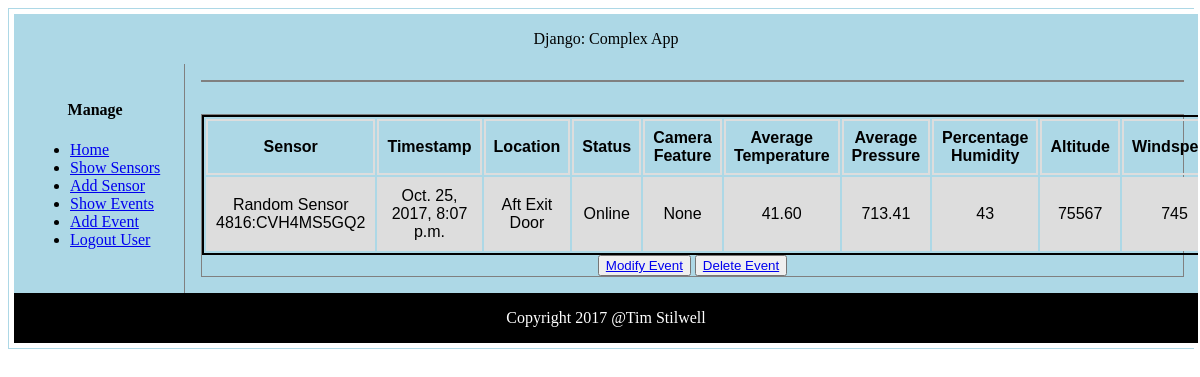
The app's page /complex/events/1/, older data.
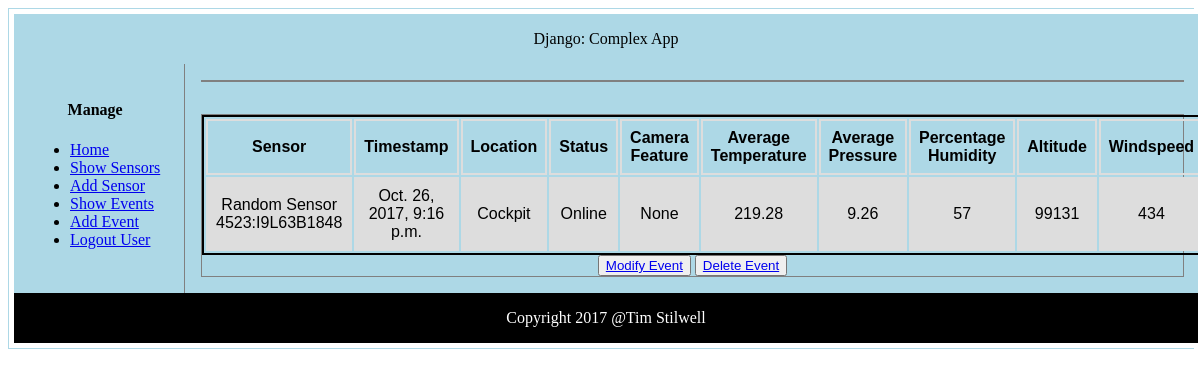
The same page, newer data.
### complex/models.py (models this page shows, shortened)
class Event(models.Model):
    NOSE = 0
    COCKPIT = 1
    FORE_DOOR = 2
    PORT_WING_TIP = 3
    PORT_WING = 4
    STARBOARD_WING_TIP = 5
    STARBOARD_WING = 6
    AFT_DOOR = 7
    TAIL = 8
    LOCATIONS = (
        (NOSE, 'Nose'),
        (COCKPIT, 'Cockpit'),
        (FORE_DOOR, 'Fore Exit Door'),
        (PORT_WING_TIP, 'Port Wing Tip'),
        (PORT_WING, 'Port Wing'),
        (STARBOARD_WING_TIP, 'Starboard Wing Tip'),
        (STARBOARD_WING, 'Starboard Wing'),
        (AFT_DOOR, 'Aft Exit Door'),
        (TAIL, 'Tail')
    )
    ONLINE = 100
    CLIMATE_FAULT = 101
    CAMERA_FAULT = 102
    LOW_POWER = 103
    STATUS = (
        (ONLINE, 'Online'),
        (CLIMATE_FAULT, 'Climate Fault'),
        (CAMERA_FAULT, 'Camera Fault'),
        (LOW_POWER, 'Low Power')
    )
    NA = 200
    LENS = 201
    GLARE = 202
    MEMORY_FULL = 203
    CAMERA = (
        (NA, 'N/A'),
        (LENS, 'Lens Obscured'),
        (GLARE, 'Contrast Too High'),
        (MEMORY_FULL, 'Memory Full')
    )
    sensor = models.ForeignKey(Sensor)
    timestamp = models.DateTimeField()
    location = models.SmallIntegerField(choices=LOCATIONS,
                                        default=COCKPIT)
    status = models.SmallIntegerField(choices=STATUS,
                                      default=ONLINE)
    camera = models.SmallIntegerField(choices=CAMERA,
                                      default=NA)
    avg_temp = models.DecimalField(max_digits=5,
                                   decimal_places=2,
                                   default=Decimal('0.00'))
    avg_pressure = models.DecimalField(max_digits=5,
                                       decimal_places=2,
                                       default=Decimal('0.00'))
    pct_humidity = models.PositiveIntegerField(default=0)
    altitude = models.PositiveIntegerField(default=0)
    windspeed = models.PositiveIntegerField(default=0)
    deleted = models.BooleanField(default=False)
    link = models.URLField(max_length=30,
                           null=True,
                           blank=False)
    ulink = models.URLField(max_length=30,
                            null=True,
                            blank=False)
    dlink = models.URLField(max_length=30,
                            null=True,
                            blank=False)
    class Meta:
        ordering = ['id']

class Sensor(models.Model):
    FAHRENHEIT = 0
    CELSIUS = 1
    TEMPERATURE_UNITS = (
        (FAHRENHEIT, 'Fahrenheit'),
        (CELSIUS, 'Celsius')
    )
    PSI = 2
    ATM = 3
    PRESSURE_UNITS = (
        (PSI, 'psi'),
        (ATM, 'atm')
    )
    MILES = 4
    KILOMETERS = 5
    ALTITUDE_UNITS = (
        (MILES, 'Miles'),
        (KILOMETERS, 'Kilometers')
    )
    MILES_PER_HOUR = 6
    KILOMETERS_PER_HOUR = 7
    WINDSPEED_UNITS = (
        (MILES_PER_HOUR, 'Miles/Hour'),
        (KILOMETERS_PER_HOUR, 'Kilometers/Hour')
    )
    created_by = models.ForeignKey(User,
                                   on_delete=models.CASCADE)
    name = models.CharField(max_length=20,
                            null=False,
                            blank=False,
                            unique=False)
    sku = models.CharField(max_length=20,
                           null=False,
                           blank=False,
                           unique=False)
    serial_no = models.CharField(max_length=20,
                                 null=False,
                                 blank=False,
                                 unique=True)
    temp_units = models.SmallIntegerField(choices=TEMPERATURE_UNITS,
                                          default=CELSIUS)
    pressure_units = models.SmallIntegerField(choices=PRESSURE_UNITS,
                                              default=ATM)
    alt_units = models.SmallIntegerField(choices=ALTITUDE_UNITS,
                                         default=KILOMETERS)
    ws_units = models.SmallIntegerField(choices=WINDSPEED_UNITS,
                                         default=KILOMETERS_PER_HOUR)
    installed = models.DateField(auto_now_add=True)
    climate = models.BooleanField(default=True)
    camera = models.BooleanField(default=False)
    link = models.URLField(max_length=30,
                           null=True,
                           blank=False)
    ulink = models.URLField(max_length=30,
                            null=True,
                            blank=False)
    dlink = models.URLField(max_length=30,
                            null=True,
                            blank=False)
    def __str__(self):
        return '{0}:{1}'.format(self.name, self.serial_no)
    class Meta:
        ordering = ['id']

### complex/views.py (the view, shortened to what this page needs)
class EventDetailView(DetailView):
    context_object_name = 'event'
    http_method_not_allowed = ['delete', 'patch', 'post', 'put']
    lookup_field = 'pk'
    model = Event
    template_name = 'complex/event_detail.html'
    def get_object(self, queryset=None):
        event = Event.objects.get(pk=self.kwargs['pk'])
        event.location = event.get_location_display()
        event.status = event.get_status_display()
        event.camera = event.get_camera_display()
        return event

### complex/templates/complex/event_detail.html
{% extends "complex/base.html" %}
{% block table %}
    <table id="detail">
        <tr>
            <th>Sensor</th>
            <th>Timestamp</th>
            <th>Location</th>
            <th>Status</th>
            <th>Camera Feature</th>
            <th>Average Temperature</th>
            <th>Average Pressure</th>
            <th>Percentage Humidity</th>
            <th>Altitude</th>
            <th>Windspeed</th>
        </tr>
        <tr>
            <td>{{ event.sensor }}</td>
            <td>{{ event.timestamp }}</td>
            <td>{{ event.location }}</td>
            <td>{{ event.status }}</td>
            <td>{{ event.camera }}</td>
            <td>{{ event.avg_temp }}</td>
            <td>{{ event.avg_pressure }}</td>
            <td>{{ event.pct_humidity }}</td>
            <td>{{ event.altitude }}</td>
            <td>{{ event.windspeed }}</td>
        </tr>
    </table>
    {% if event.sensor %}
        <button type="button">
            <a href="{{ event.ulink }}">Modify Event</a>
        </button>
        <button type="button">
            <a href="{{ event.dlink }}">Delete Event</a>
        </button>
    {% endif %}
{% endblock %}

Row changes from the older to the newer data that the page shows:
changed Event "Online": sensor "Random Sensor 4816:CVH4MS5GQ2" → "Random Sensor 4523:I9L63B1848"; timestamp "Oct. 25, 2017, 8:07 p.m." → "Oct. 26, 2017, 9:16 p.m."; location "Aft Exit Door" → "Cockpit"; avg_temp "41.60" → "219.28"; avg_pressure "713.41" → "9.26"; pct_humidity "43" → "57"; altitude "75567" → "99131"; windspeed "745" → "434"
